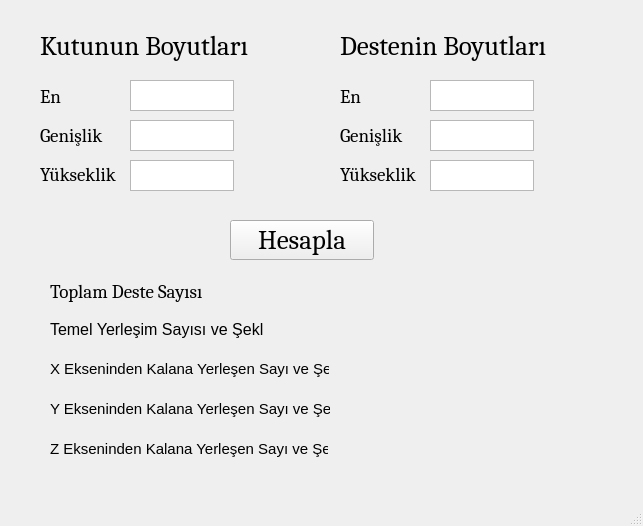
<?xml version="1.0" encoding="UTF-8"?>
<ui version="4.0">
 <class>MainWindow</class>
 <widget class="QMainWindow" name="MainWindow">
  <property name="geometry">
   <rect>
    <x>0</x>
    <y>0</y>
    <width>643</width>
    <height>526</height>
   </rect>
  </property>
  <property name="windowTitle">
   <string>Elle Hesap Yapma</string>
  </property>
  <widget class="QWidget" name="centralwidget">
   <widget class="QLabel" name="label">
    <property name="geometry">
     <rect>
      <x>40</x>
      <y>30</y>
      <width>214</width>
      <height>32</height>
     </rect>
    </property>
    <property name="font">
     <font>
      <family>Cambria</family>
      <pointsize>20</pointsize>
     </font>
    </property>
    <property name="text">
     <string>Kutunun Boyutları</string>
    </property>
   </widget>
   <widget class="QLabel" name="label_2">
    <property name="geometry">
     <rect>
      <x>340</x>
      <y>30</y>
      <width>214</width>
      <height>32</height>
     </rect>
    </property>
    <property name="font">
     <font>
      <family>Cambria</family>
      <pointsize>20</pointsize>
     </font>
    </property>
    <property name="text">
     <string>Destenin Boyutları</string>
    </property>
   </widget>
   <widget class="QTextEdit" name="textEdit">
    <property name="geometry">
     <rect>
      <x>130</x>
      <y>80</y>
      <width>104</width>
      <height>31</height>
     </rect>
    </property>
    <property name="font">
     <font>
      <pointsize>10</pointsize>
     </font>
    </property>
   </widget>
   <widget class="QTextEdit" name="textEdit_2">
    <property name="geometry">
     <rect>
      <x>130</x>
      <y>120</y>
      <width>104</width>
      <height>31</height>
     </rect>
    </property>
    <property name="font">
     <font>
      <pointsize>10</pointsize>
     </font>
    </property>
   </widget>
   <widget class="QTextEdit" name="textEdit_3">
    <property name="geometry">
     <rect>
      <x>130</x>
      <y>160</y>
      <width>104</width>
      <height>31</height>
     </rect>
    </property>
    <property name="font">
     <font>
      <pointsize>10</pointsize>
     </font>
    </property>
   </widget>
   <widget class="QTextEdit" name="textEdit_4">
    <property name="geometry">
     <rect>
      <x>430</x>
      <y>160</y>
      <width>104</width>
      <height>31</height>
     </rect>
    </property>
    <property name="font">
     <font>
      <pointsize>10</pointsize>
     </font>
    </property>
   </widget>
   <widget class="QTextEdit" name="textEdit_5">
    <property name="geometry">
     <rect>
      <x>430</x>
      <y>80</y>
      <width>104</width>
      <height>31</height>
     </rect>
    </property>
    <property name="font">
     <font>
      <pointsize>10</pointsize>
     </font>
    </property>
   </widget>
   <widget class="QWidget" name="layoutWidget">
    <property name="geometry">
     <rect>
      <x>340</x>
      <y>80</y>
      <width>80</width>
      <height>111</height>
     </rect>
    </property>
    <layout class="QVBoxLayout" name="verticalLayout_2">
     <item>
      <widget class="QLabel" name="label_6">
       <property name="font">
        <font>
         <family>Cambria</family>
         <pointsize>14</pointsize>
        </font>
       </property>
       <property name="text">
        <string>En</string>
       </property>
      </widget>
     </item>
     <item>
      <widget class="QLabel" name="label_7">
       <property name="font">
        <font>
         <family>Cambria</family>
         <pointsize>14</pointsize>
        </font>
       </property>
       <property name="text">
        <string>Genişlik</string>
       </property>
      </widget>
     </item>
     <item>
      <widget class="QLabel" name="label_8">
       <property name="font">
        <font>
         <family>Cambria</family>
         <pointsize>14</pointsize>
        </font>
       </property>
       <property name="text">
        <string>Yükseklik</string>
       </property>
      </widget>
     </item>
    </layout>
   </widget>
   <widget class="QTextEdit" name="textEdit_6">
    <property name="geometry">
     <rect>
      <x>430</x>
      <y>120</y>
      <width>104</width>
      <height>31</height>
     </rect>
    </property>
    <property name="font">
     <font>
      <pointsize>10</pointsize>
     </font>
    </property>
   </widget>
   <widget class="QPushButton" name="hesaplaButton">
    <property name="geometry">
     <rect>
      <x>230</x>
      <y>220</y>
      <width>144</width>
      <height>40</height>
     </rect>
    </property>
    <property name="font">
     <font>
      <family>Cambria</family>
      <pointsize>20</pointsize>
     </font>
    </property>
    <property name="text">
     <string>Hesapla</string>
    </property>
   </widget>
   <widget class="QLabel" name="sonucLabel">
    <property name="geometry">
     <rect>
      <x>370</x>
      <y>280</y>
      <width>201</width>
      <height>21</height>
     </rect>
    </property>
    <property name="font">
     <font>
      <family>Cambria</family>
      <pointsize>14</pointsize>
     </font>
    </property>
    <property name="text">
     <string/>
    </property>
    <property name="alignment">
     <set>Qt::AlignLeading|Qt::AlignLeft|Qt::AlignTop</set>
    </property>
   </widget>
   <widget class="QWidget" name="layoutWidget">
    <property name="geometry">
     <rect>
      <x>40</x>
      <y>80</y>
      <width>80</width>
      <height>111</height>
     </rect>
    </property>
    <layout class="QVBoxLayout" name="verticalLayout">
     <item>
      <widget class="QLabel" name="label_4">
       <property name="font">
        <font>
         <family>Cambria</family>
         <pointsize>14</pointsize>
        </font>
       </property>
       <property name="text">
        <string>En</string>
       </property>
      </widget>
     </item>
     <item>
      <widget class="QLabel" name="label_3">
       <property name="font">
        <font>
         <family>Cambria</family>
         <pointsize>14</pointsize>
        </font>
       </property>
       <property name="text">
        <string>Genişlik</string>
       </property>
      </widget>
     </item>
     <item>
      <widget class="QLabel" name="label_5">
       <property name="font">
        <font>
         <family>Cambria</family>
         <pointsize>14</pointsize>
        </font>
       </property>
       <property name="text">
        <string>Yükseklik</string>
       </property>
      </widget>
     </item>
    </layout>
   </widget>
   <widget class="QLabel" name="sonucLabel_2">
    <property name="geometry">
     <rect>
      <x>50</x>
      <y>280</y>
      <width>159</width>
      <height>22</height>
     </rect>
    </property>
    <property name="font">
     <font>
      <family>Cambria</family>
      <pointsize>14</pointsize>
     </font>
    </property>
    <property name="text">
     <string>Toplam Deste Sayısı</string>
    </property>
    <property name="alignment">
     <set>Qt::AlignLeading|Qt::AlignLeft|Qt::AlignTop</set>
    </property>
   </widget>
   <widget class="QLabel" name="label_9">
    <property name="geometry">
     <rect>
      <x>50</x>
      <y>320</y>
      <width>214</width>
      <height>19</height>
     </rect>
    </property>
    <property name="font">
     <font>
      <pointsize>12</pointsize>
     </font>
    </property>
    <property name="text">
     <string>Temel Yerleşim Sayısı ve Şekli</string>
    </property>
   </widget>
   <widget class="QLabel" name="sonucLabel_3">
    <property name="geometry">
     <rect>
      <x>370</x>
      <y>320</y>
      <width>231</width>
      <height>21</height>
     </rect>
    </property>
    <property name="font">
     <font>
      <family>Cambria</family>
      <pointsize>14</pointsize>
     </font>
    </property>
    <property name="text">
     <string/>
    </property>
    <property name="alignment">
     <set>Qt::AlignLeading|Qt::AlignLeft|Qt::AlignTop</set>
    </property>
   </widget>
   <widget class="QLabel" name="label_10">
    <property name="geometry">
     <rect>
      <x>50</x>
      <y>360</y>
      <width>279</width>
      <height>18</height>
     </rect>
    </property>
    <property name="font">
     <font>
      <pointsize>11</pointsize>
     </font>
    </property>
    <property name="text">
     <string>X Ekseninden Kalana Yerleşen Sayı ve Şekli</string>
    </property>
   </widget>
   <widget class="QLabel" name="sonucLabel_4">
    <property name="geometry">
     <rect>
      <x>370</x>
      <y>360</y>
      <width>241</width>
      <height>21</height>
     </rect>
    </property>
    <property name="font">
     <font>
      <family>Cambria</family>
      <pointsize>14</pointsize>
     </font>
    </property>
    <property name="text">
     <string/>
    </property>
    <property name="alignment">
     <set>Qt::AlignLeading|Qt::AlignLeft|Qt::AlignTop</set>
    </property>
   </widget>
   <widget class="QLabel" name="label_11">
    <property name="geometry">
     <rect>
      <x>50</x>
      <y>400</y>
      <width>280</width>
      <height>18</height>
     </rect>
    </property>
    <property name="font">
     <font>
      <pointsize>11</pointsize>
     </font>
    </property>
    <property name="text">
     <string>Y Ekseninden Kalana Yerleşen Sayı ve Şekli</string>
    </property>
   </widget>
   <widget class="QLabel" name="sonucLabel_5">
    <property name="geometry">
     <rect>
      <x>370</x>
      <y>400</y>
      <width>241</width>
      <height>21</height>
     </rect>
    </property>
    <property name="font">
     <font>
      <family>Cambria</family>
      <pointsize>14</pointsize>
     </font>
    </property>
    <property name="text">
     <string/>
    </property>
    <property name="alignment">
     <set>Qt::AlignLeading|Qt::AlignLeft|Qt::AlignTop</set>
    </property>
   </widget>
   <widget class="QLabel" name="sonucLabel_6">
    <property name="geometry">
     <rect>
      <x>370</x>
      <y>440</y>
      <width>241</width>
      <height>21</height>
     </rect>
    </property>
    <property name="font">
     <font>
      <family>Cambria</family>
      <pointsize>14</pointsize>
     </font>
    </property>
    <property name="text">
     <string/>
    </property>
    <property name="alignment">
     <set>Qt::AlignLeading|Qt::AlignLeft|Qt::AlignTop</set>
    </property>
   </widget>
   <widget class="QLabel" name="label_12">
    <property name="geometry">
     <rect>
      <x>50</x>
      <y>440</y>
      <width>278</width>
      <height>18</height>
     </rect>
    </property>
    <property name="font">
     <font>
      <pointsize>11</pointsize>
     </font>
    </property>
    <property name="text">
     <string>Z Ekseninden Kalana Yerleşen Sayı ve Şekli</string>
    </property>
   </widget>
  </widget>
  <widget class="QStatusBar" name="statusbar"/>
 </widget>
 <resources/>
 <connections/>
</ui>
